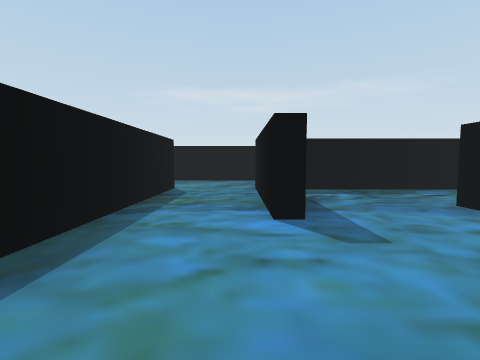
[1] (above)

18 first-person views from a walk through a 3-D level made in the Unity game engine. The camera is 0.55 m above the floor, tilts 4° down and sees 85° across. The floor is counted in squares, 1 m on a side. Each view is taken from the middle of a square. On the plan, view 1 faces up. The plan holds only what a view shows up to about 9 squares ahead; the rest is blank. The place goes on beyond the plan.

[2]
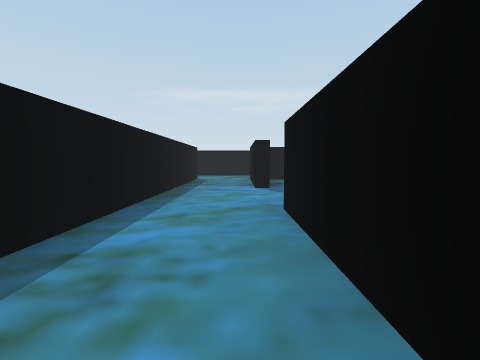

[3]
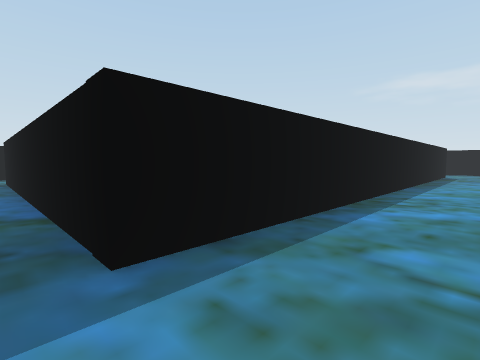

[4]
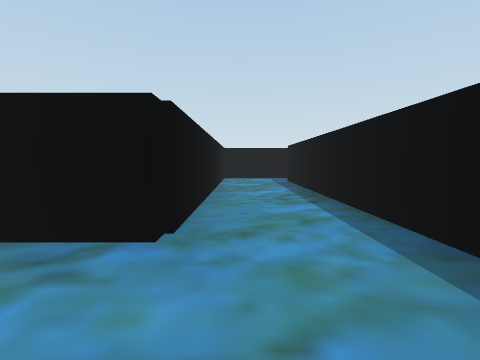

[5]
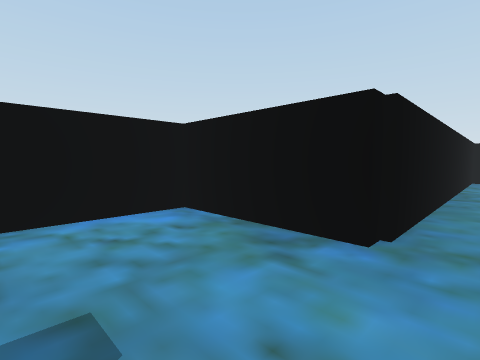

[6]
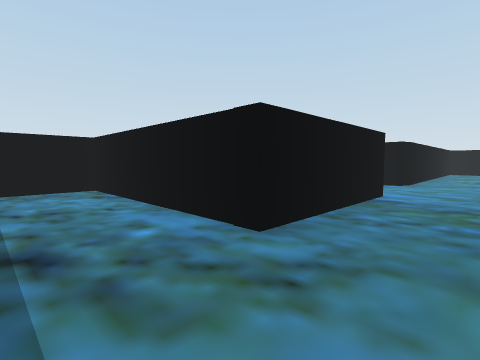

[7]
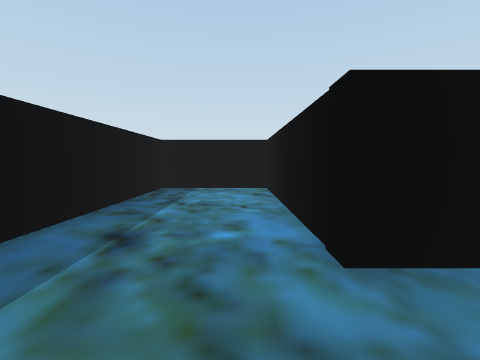

[8]
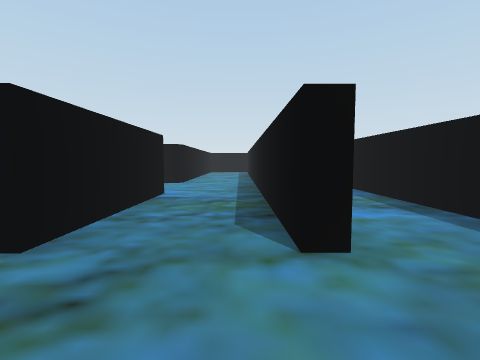

[9]
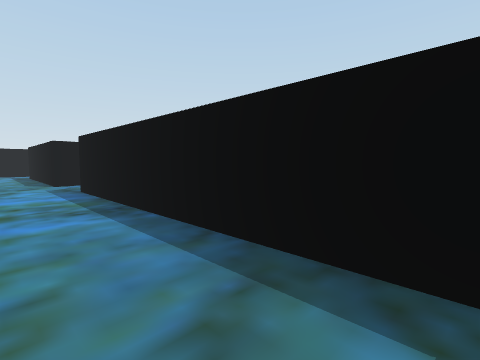

[10]
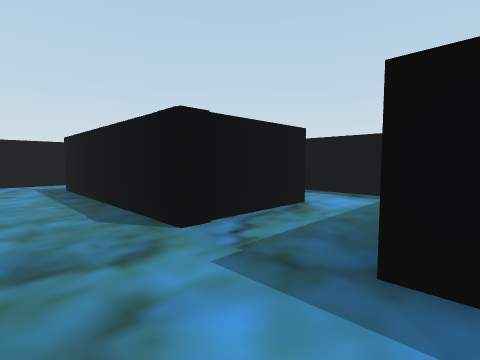

[11]
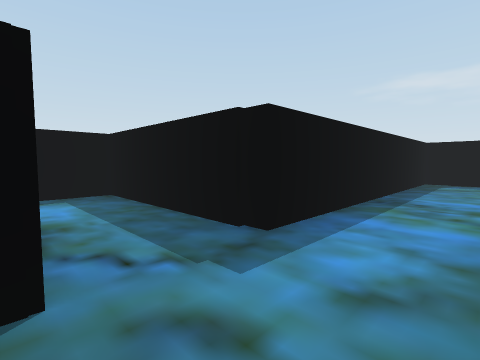

[12]
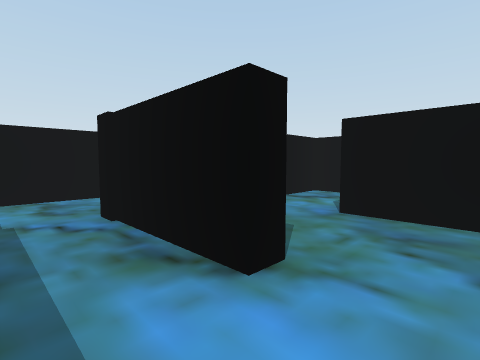

[13]
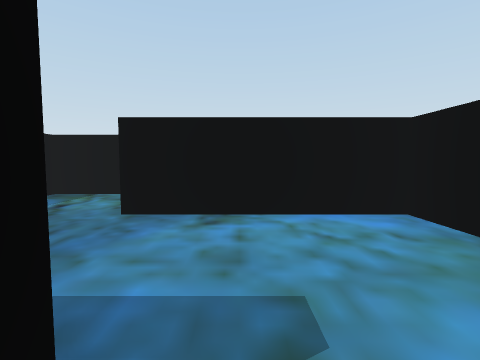

[14]
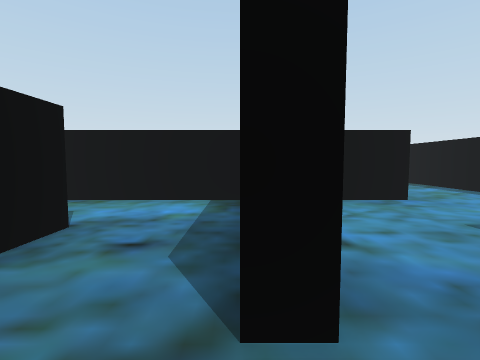

[15]
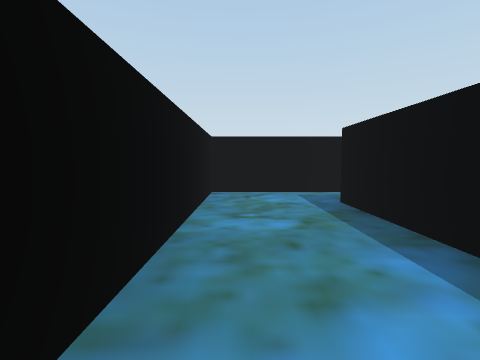

[16]
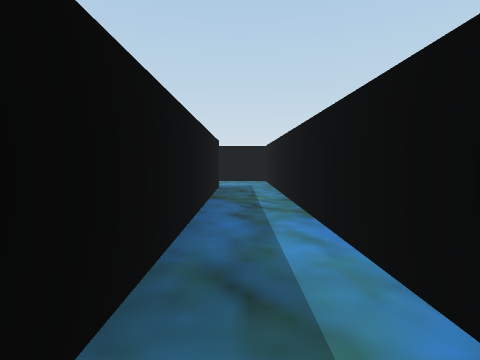

[17]
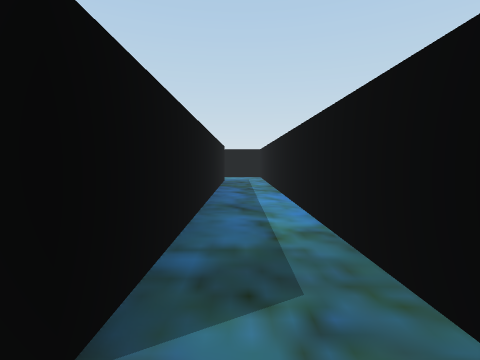

[18]
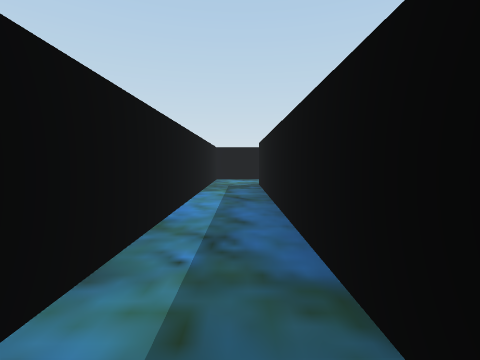

### Floor plan
Ten units are one square. View 1 is at (0, 0); x grows to the right and y downward. Boxes are objects, and circles mark ways between rooms. Rooms are numbered by the first view taken in them; rooms with no view inside come last. Other rooms are left out.
<svg viewBox="-107 -81 167 153">
<path fill="none" stroke="#000" d="M3 -24 3 -54M-14 -54 -14 55 -84 55M-102 54 -102 67 5 67 5 -2 15 -2M-17 4 -17 -9M-18 -54 -14 -54M-52 -2 -33 -2 -33 39M-6 -76 -33 -76 -33 -15 -65 -15 -65 -6M-35 52 -22 52M44 -40 44 -51 25 -51M3 -54 44 -54 44 -76 -6 -76M44 -18 44 -25M30 -2 55 -2M15 -2 27 -2 27 -32M-60 17 -48 17M-65 -6 -65 8M25 -51 9 -51"/>
<circle cx="0" cy="-50" r="3" fill="#2a7"/>
<circle cx="10" cy="-15" r="3" fill="#2a7"/>
<circle cx="-10" cy="-65" r="3" fill="#2a7"/>
<circle cx="-60" cy="0" r="3" fill="#2a7"/>
<circle cx="40" cy="-25" r="3" fill="#2a7"/>
<circle cx="30" cy="-40" r="3" fill="#2a7"/>
<circle cx="20" cy="-30" r="3" fill="#2a7"/>
<circle cx="-50" cy="10" r="3" fill="#2a7"/>
<text x="0" y="30">1</text>
<text x="-20" y="-20">2</text>
<text x="30" y="-40">3</text>
<text x="20" y="-70">4</text>
<text x="40" y="-20">5</text>
<text x="20" y="-20">6</text>
<text x="-50" y="10">7</text>
<text x="-60" y="0">8</text>
<text x="20" y="-40">9</text>
</svg>
Room 1 opens to room 4. Room 1 opens to room 6. Room 2 opens to room 4. Room 2 opens to room 8. Room 3 opens to room 5. Room 3 opens to room 9. Room 6 opens to room 9. Room 7 opens to room 8.

Where each view was taken, in squares from view 1:
view 1: 0 up, 0 right, facing up
view 2: 3 down, 0 right, facing up
view 3: 6 down, 0 right, facing up-left
view 4: 2 up, 0 right, facing down
view 5: 2 up, 0 right, facing down-right
view 6: 7 up, 1 left, facing down-right
view 7: 6 up, 1 left, facing right
view 8: 7 up, 1 left, facing down
view 9: 7 up, 2 left, facing down-left
view 10: 2 up, 2 left, facing down-left
view 11: 0 up, 2 left, facing up-left
view 12: 1 up, 6 left, facing down-right
view 13: 2 up, 0 right, facing right
view 14: 4 up, 3 right, facing down
view 15: 2 down, 0 right, facing down
view 16: 6 down, 7 left, facing right
view 17: 6 down, 9 left, facing right
view 18: 6 down, 2 left, facing left
